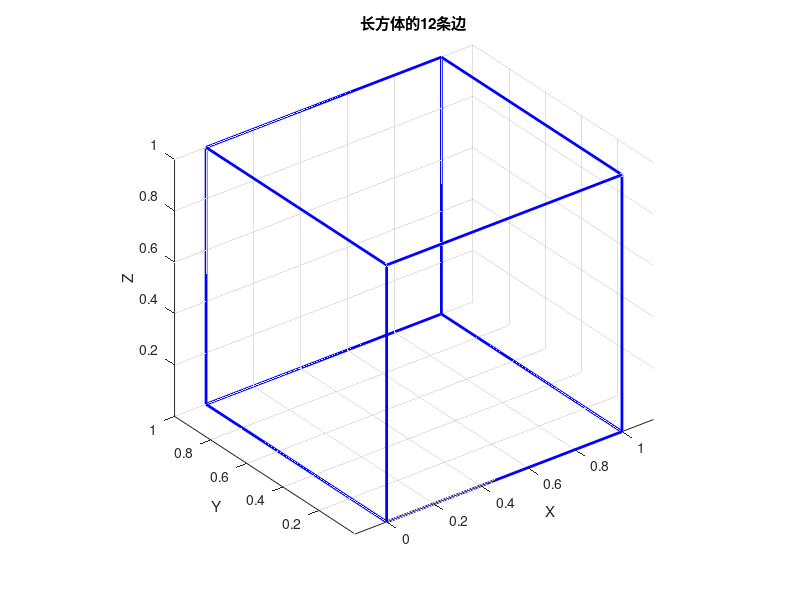

This chart was generated by the following MATLAB code:
% 定义最小点和最大点的坐标
minX = 0; minY = 0; minZ = 0;
maxX = 1; maxY = 1; maxZ = 1;

% 根据最小点和最大点计算8个顶点的坐标
vertices = [
    minX, minY, minZ;  % P1
    maxX, minY, minZ;  % P2
    maxX, maxY, minZ;  % P3
    minX, maxY, minZ;  % P4
    minX, minY, maxZ;  % P5
    maxX, minY, maxZ;  % P6
    maxX, maxY, maxZ;  % P7
    minX, maxY, maxZ   % P8
];

% 定义长方体的边连接关系 (每行表示一条边的两个端点索引)
edges = [
    1, 2; 2, 3; 3, 4; 4, 1;  % 底面
    5, 6; 6, 7; 7, 8; 8, 5;  % 顶面
    1, 5; 2, 6; 3, 7; 4, 8   % 竖直边
];

% 绘制长方体的边
figure;
hold on;
for i = 1:size(edges, 1)
    % 获取边的两个端点坐标
    pt1 = vertices(edges(i, 1), :);
    pt2 = vertices(edges(i, 2), :);
    
    % 绘制边
    plot3([pt1(1), pt2(1)], [pt1(2), pt2(2)], [pt1(3), pt2(3)], 'b-', 'LineWidth', 2);
end

% 设置轴属性
grid on;
axis equal;
xlabel('X');
ylabel('Y');
zlabel('Z');
title('长方体的12条边');
view(3); % 3D视图
hold off;
